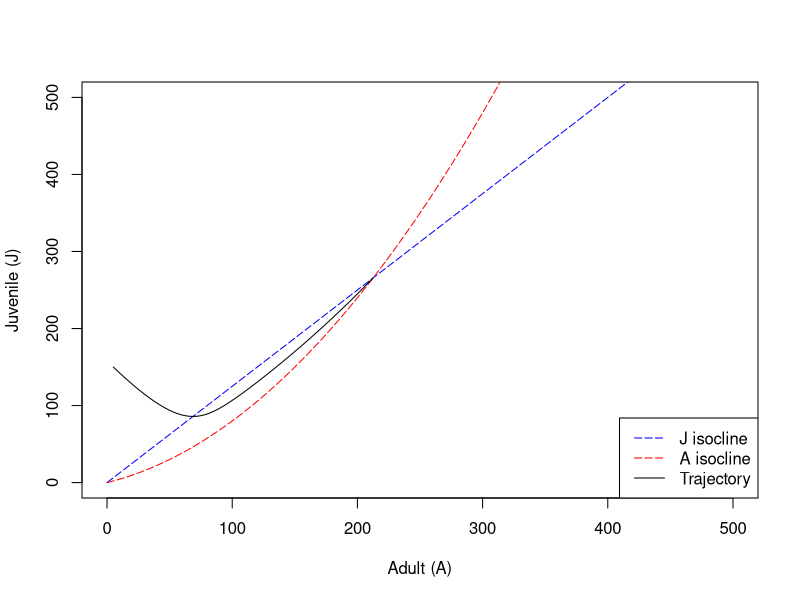

R code for this plot:
rm(list = ls())

# Define system parameters first
pars <- list(b=1, g=0.5, mu_j=0.3, mu_0=0.2, c=0.01)

# Plotting J isocline as a function of A:
A <- seq(0, 500) # a range of A-values
J <- pars$b * A / (pars$g + pars$mu_j)
plot(A, J, type="l", lty=5, col='blue', xlab='Adult (A)', ylab='Juvenile (J)', 
     ylim=c(0, 500), xlim=c(0, 500))

# Plotting A isocline
J <- pars$mu_0 * (1 + pars$c * A) * A / pars$g
lines(A, J, type="l", lty=5, col='red')

# Next, use ode to calculate a trajectory:
library(deSolve)
# The set of differential equations:
AJfunc <- function(t, AJ, pars) {
  A <- AJ[1] # A is the first element of AJ
  J <- AJ[2] # J is the second element of AJ
  dAdt <- pars$g * J - pars$mu_0 * A - pars$mu_0 * pars$c * A^2
  dJdt <- pars$b * A - pars$g * J - pars$mu_j * J
  return(list(c(dAdt, dJdt)))
}

time_vec <- seq(0, 500, 0.1)  # set up a vector of time-points 
AJ0 <- c(A = 5, J = 150)  # Adjusted initial values for A and J
results <- ode(func = AJfunc, times = time_vec, y = AJ0, parms = pars)

# Plot the result in phase space using the results data:
lines(results[, "A"], results[, "J"], type='l', col='black')
legend('bottomright', legend=c('J isocline', 'A isocline', 'Trajectory'), 
       col=c('blue', 'red', 'black'), lty=c(5, 5, 1))
